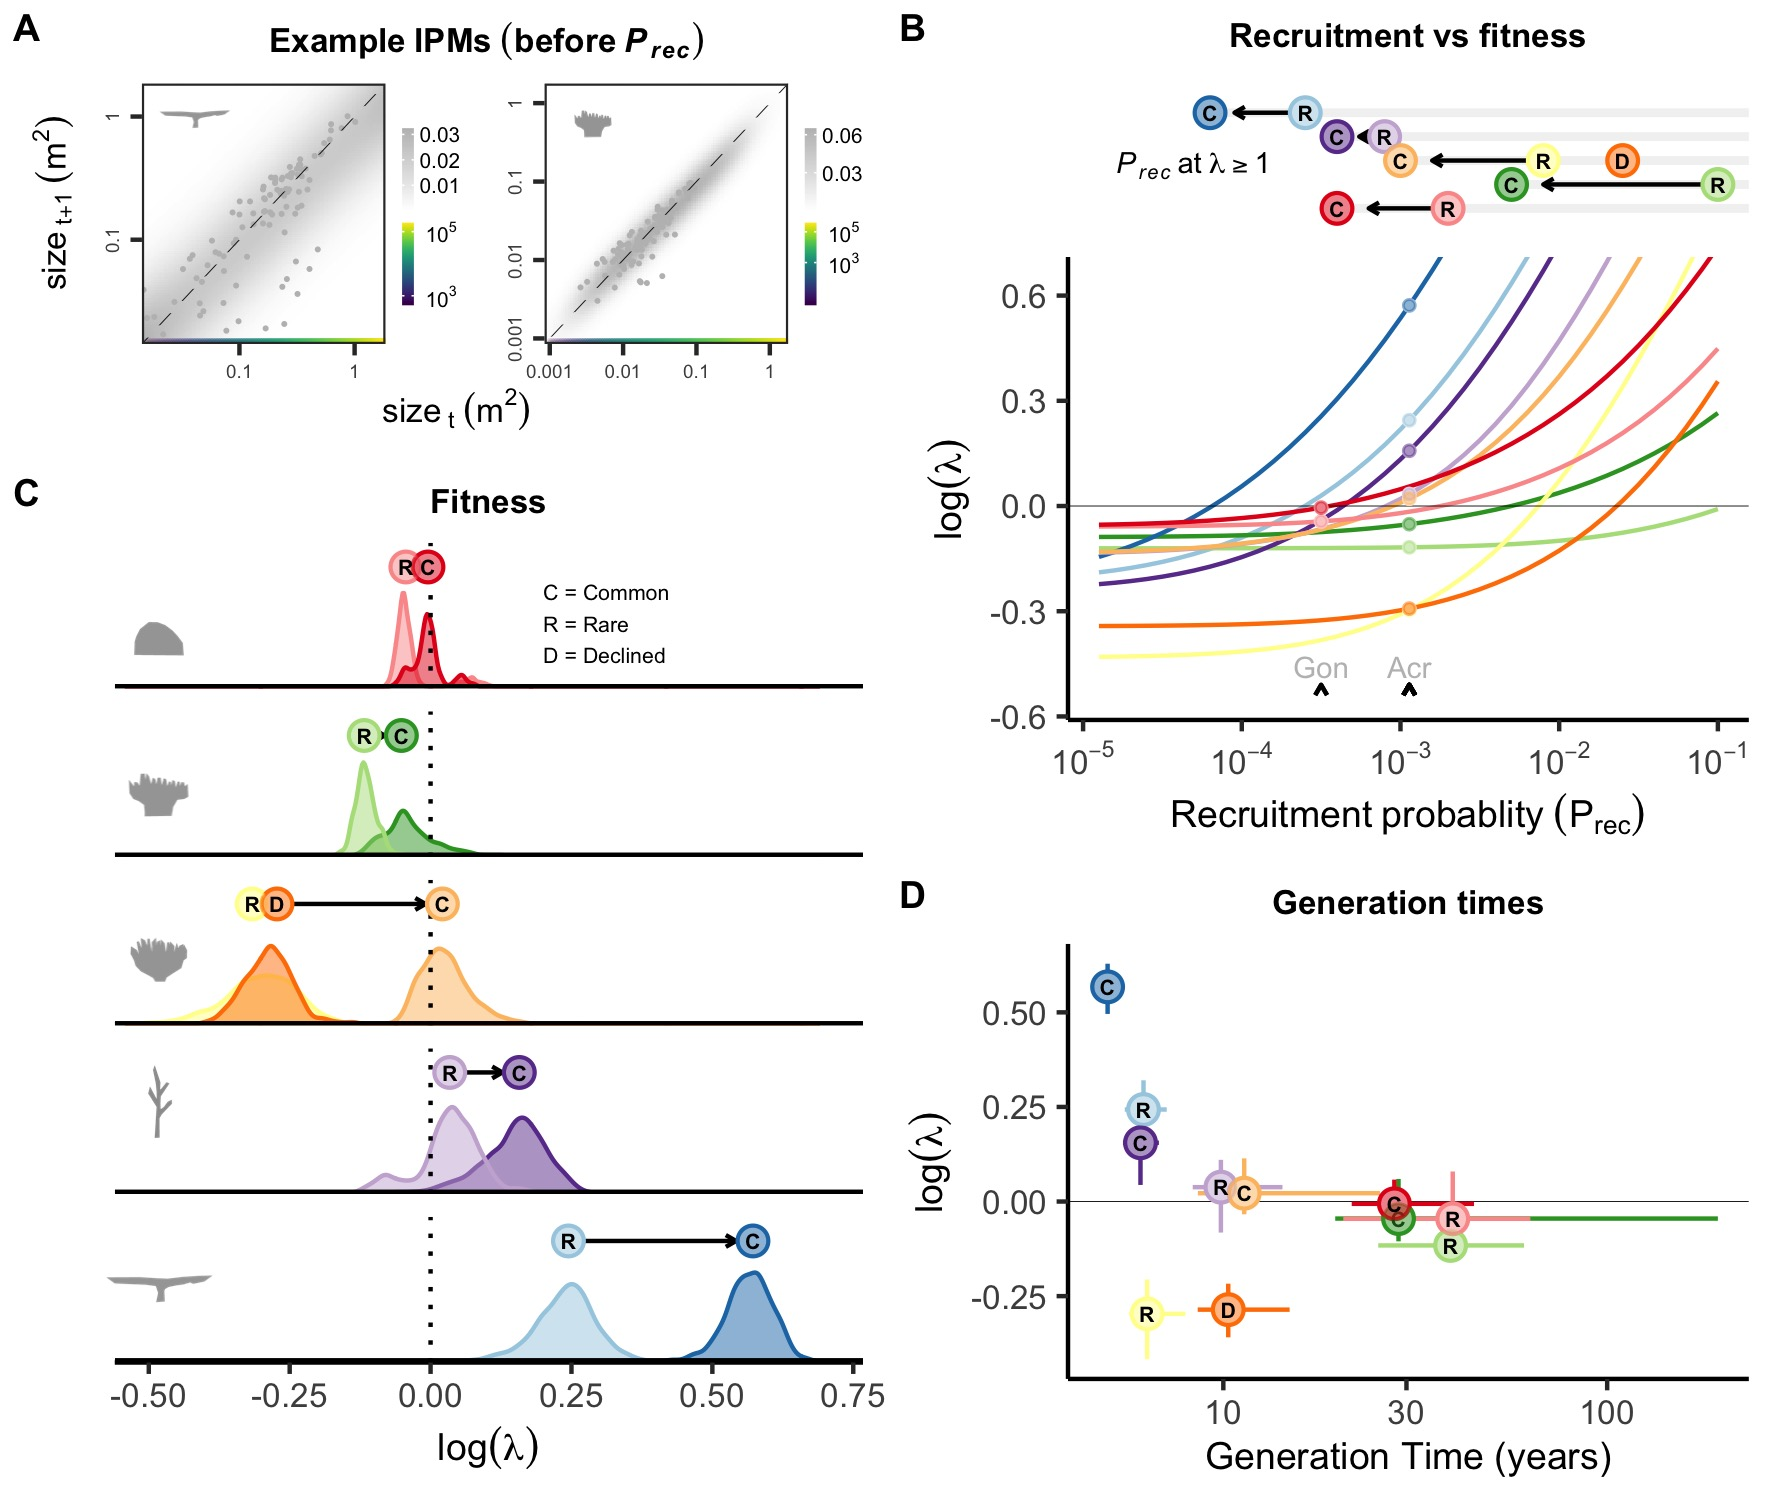

This figure's R source:

source("figs/supp.fig3.R")

examples1 <- 
plot_grid(NULL, plot_grid(NULL, 
plots[["Ahy"]]+theme(legend.position="right", plot.title=element_blank(),legend.box="vertical",legend.spacing.y=unit(0.5,"mm"), legend.margin=margin(0,0,0,-7)),
NULL,
plots[["Ahu"]]+theme(legend.position="right", plot.title=element_blank(),legend.box="vertical",legend.spacing.y=unit(0.5,"mm"), legend.margin=margin(0,0,0,-7)),NULL,
#guides(col="none",fill="none")
ncol=1, rel_heights=c(0.35,1,-0.1,1,0.1))+
draw_label(expression(size[" "*t]~(m^2)), 0.65, 0.08, size=8, hjust=1)+
draw_label(expression(size[" "*t+1]~(m^2)), -0.05, 0.55, size=8, angle=90)+
draw_label("Example IPMs", 0.45, 0.95, fontface="bold", size=8)+
draw_label(expression("("*bold(before)~bolditalic(P[rec])*")"), 0.45, 0.9, fontface="bold", size=8),
nrow=1, rel_widths=c(0.12,1))
examples1

examples2 <- 
plot_grid(NULL,plot_grid(NULL,
plots[["Ahy"]]+ggtitle("Ahy")+theme(legend.position="right", plot.title=element_blank(),legend.box="vertical",legend.spacing.y=unit(0.5,"mm"), legend.margin=margin(0,0,0,-7)),
plots[["Ahu"]]+ggtitle("Adi")+theme(legend.position="right", plot.title=element_blank(),legend.box="vertical", legend.spacing.y=unit(0.5,"mm"), legend.margin=margin(0,0,0,-7)),
nrow=1, rel_widths=c(0.2,1,1))+
draw_label(expression(size[" "*t]~(m^2)), 0.6, 0.14, size=8, hjust=1)+
draw_label(expression(size[" "*t+1]~(m^2)), 0.06, 0.65, size=8, angle=90)+
draw_label(expression(bold(Example~IPMs~(before~bolditalic(P[rec])))), 0.55, 1.05, fontface="bold", size=8), nrow=2, rel_heights=c(0.15,1))
examples2

params$lam.est3 <- aggregate(lam~spp, boot, median)$lam
params$log.lam3 <- log(params$lam.est)
arrows2 <- dcast(params[!params$spp=="Ana", ], morphology~abundance_pair,  value.var="log.lam3")
arrows2$Common2 <- arrows2$Common-0.03
arrows2$Rare2 <- arrows2$Rare+0.02
params$AB <- ifelse(params$abundance_pair=="Rare","R","C")
params$AB[params$spp=="Ana"]<-"D"


boot$morphology <- params$morphology[match(boot$spp, params$spp)]
morph.ord <- c("massive","digitate","corymbose","staghorn","tabular")
boot$morphology <- factor(boot$morphology, levels=morph.ord)
arrows2$morphology <- factor(arrows2$morphology, levels=morph.ord)
params$morphology <- factor(params$morphology, levels=morph.ord)

#arrows2$yaxis <- c(15, 30,38,13,13)
arrows2$yaxis <- c(38, 30,15,13,13)
params$yaxis <- arrows2$yaxis[match(params$morphology, arrows2$morphology)]
arrows2

arrows2$diff <- arrows2$Common - arrows2$Rare

lab.point <- data.frame(morphology="massive", x=c(0.2, 0.2, 0.2), y=c(30, 20, 10), lab = c('C = Common','R = Rare','D = Declined'))
lab.point$morphology <- factor(lab.point$morphology, levels=morph.ord)

params$log.lam3[params$spp=="Ana"]<-
params$log.lam3[params$spp=="Ana"]+0.02
params$log.lam3[params$spp=="Ami"]<-
params$log.lam3[params$spp=="Ami"]-0.02


lam.dens <- plot_grid(NULL, ggplot(boot)+
geom_segment(data=arrows2, aes(x=-Inf, xend=Inf, y=yaxis*1.2, yend=yaxis*1.2), col="white")+
geom_segment(data=arrows2, aes(y=yaxis, yend=yaxis, x=Rare2, xend=Common2), arrow=arrow(length=unit(1, "mm")))+
geom_text(data=lab.point, aes(x,y, label=lab), size=1.8, hjust=0, nudge_y=0.3)+
geom_density(aes(x=log(lam), col=spp, fill=spp), alpha=0.5)+
geom_vline(xintercept=0, linetype="dotted")+
geom_point(data=params, aes(log.lam3, yaxis,col=spp), shape=21, size=3, stroke=0.7, fill="white")+
geom_point(data=params, aes(log.lam3, yaxis, col=spp), size=3, alpha=0.5)+
geom_text(data=params[!params$spp=="Ana",], aes(log.lam3, yaxis, label=AB), size=1.8, fontface="bold")+
geom_text(data=params[params$spp=="Ana",], aes(log.lam3, yaxis, label="D"), size=1.8, fontface="bold")+
#geom_hline(yintercept=0, size=1, col="white")+
geom_hline(yintercept=-0.1, size=1, col="black")+
#scale_y_sqrt(expand=c(0,0))+
scale_y_continuous(expand=c(0,0))+
#lims(x=c(min(boot$lam), max(boot$lam)))+
ggtitle(expression(bold(Fitness)))+
xlim(c(min(log(boot$lam)), max(log(boot$lam))-0.02))+
coord_cartesian(xlim=c(-0.5, max(log(boot$lam))))+
#scale_x_log10(limits=c(min(boot$lam), max(boot$lam)))+
facet_wrap(~morphology, ncol=1, scales="free_y", strip.position="left")+
labs(y="Density", x=expression(log(lambda)))+
scale_colour_manual(values=cols)+scale_fill_manual(values=cols)+
guides(fill="none", col="none")+
theme_classic()+theme(strip.text=element_blank(), strip.background=element_blank(), axis.text.y=element_blank(), axis.title.y=element_blank(), axis.line.y=element_blank(), axis.ticks.y=element_blank(), axis.text.x=element_text(size=8), axis.title.x=element_text(size=9),plot.title=element_text(size=8, hjust=0.5, face="bold")), nrow=1, rel_widths=c(0.1,1))
lam.dens

plot_grid(examples1, lam.dens, nrow=1, rel_widths=c(0.5, 1))

r.long$label <-ifelse(r.long$variable=="rec.tran", "Transects","Constant")
#r.long$label <- factor(r.long$label, levels=c("Fitted","Constant"))
params$genus <- ifelse(params$family=="Acroporidae", "Acr","Gon")


arrows <- dcast(params[!params$spp=="Ana", ], morphology~abundance_pair,  value.var="rec.one")
arrows$Common2 <- 10^(log10(arrows$Common)+0.2)
arrows$Rare2 <- arrows$Rare
arrows[arrows$morphology %in% c("staghorn", "tabular"),c("Rare2","Common2")] <- arrows[arrows$morphology %in% c("staghorn", "tabular"),c("Rare","Common")]

arrows$diff <-   arrows$Rare/arrows$Common


storeDET2 <- storeDET[storeDET$rec>1*10^-5 & storeDET$rec<2*10^-1,]

rechange <- ggplot()+geom_line(data=storeDET2, aes(rec, log(lam), col=spp))+
scale_x_log10(limits=c(min(storeDET2$rec),max(storeDET2$rec)), breaks=c(10^-5, 10^-4,10^-3,10^-2, 10^-1), labels=c(
		expression(10^-5), expression(10^-4), expression(10^-3),expression(10^-2), expression(10^-1)))+
geom_hline(yintercept=0, size=0.1)+
geom_point(data=params, aes(x=rec.mean, y=log(lam.est2)), size=1, col="white")+
geom_point(data=params, aes(x=rec.mean, y=log(lam.est2), col=spp, fill=spp), size=1, alpha=0.5)+
labs(x=expression(Recruitment~probablity~(P[rec])))+
#geom_segment(data=NULL, aes(y=-0.55, yend=-0.55, x=min(params$rec.tran), xend=max(params$rec.tran)), col="grey85")+
#geom_segment(data=NULL, aes(y=-0.54, yend=-0.56, x=min(params$rec.tran), xend=min(params$rec.tran)), col="grey85")+
#geom_segment(data=NULL, aes(y=-0.54, yend=-0.56, x=max(params$rec.tran), xend=max(params$rec.tran)), col="grey85")+
#geom_label(data=NULL, aes(x=params$rec.mean[1], y=-0.55), label="range", hjust=0.65, size=2, col="grey", label.size=0)+
geom_segment(data=params[params$family=="Acroporidae",], aes(x=rec.mean, xend=rec.mean,y=-0.52, yend=-0.51), arrow=arrow(length=unit(1, "mm") ))+
geom_segment(data=params[params$family=="Merulinidae",], aes(x=rec.mean, xend=rec.mean,y=-0.52, yend=-0.51), arrow=arrow(length=unit(1, "mm") ))+
geom_text(data=NULL, aes(x=params$rec.mean[1], y=-0.46), label="Acr", size=2.5, col="grey")+
geom_text(data=NULL, aes(x=params$rec.mean[11], y=-0.46), label="Gon", size=2.5,col="grey")+
#geom_text(data=NULL, aes(x=params$rec.mean[1], y=-0.55), label=expression(italic(P[rec])~~range), hjust=0.65, size=2, col="grey")+
guides(col="none", fill="none")+
theme_classic()+
labs(x=expression(Recruitment~probablity~(P[rec])), y=expression(log(lambda)))+
coord_cartesian(ylim=c(-0.55,0.65))+
scale_colour_manual(values=cols)+scale_fill_manual(values=cols)+
theme( plot.background=element_blank(), axis.text=element_text(size=8), axis.title=element_text(size=9), plot.title=element_text(size=8, hjust=0.5, face="bold"), panel.background=element_blank())
rechange 

arrows$Common2[arrows$morphology=="tabular"] <- 9*10^-05
arrows$Common2[arrows$morphology=="staghorn"] <- 5.5*10^-04 

growplot <- ggplot()+
geom_segment(data=arrows, aes(y=morphology, yend=morphology, x=1, xend=Common), col="grey95", size=1)+
geom_segment(data=arrows, aes(y=morphology, yend=morphology, x=Rare2, xend=Common2), arrow=arrow(length=unit(1, "mm")))+
#geom_point(aes(fill=spp), shape=21, size=3, stroke=0.1)+
geom_point(data=params, aes(rec.one, morphology,col=spp), shape=21, size=3, stroke=0.7, fill="white")+
geom_point(data=params, aes(rec.one, morphology, col=spp), size=3, alpha=0.5)+
scale_x_log10(limits=c(min(storeDET2$rec),1), breaks=c(10^-5, 10^-4,10^-3,10^-2, 10^-1), labels=c(
		expression(10^-5), expression(10^-4), expression(10^-3),expression(10^-2), expression(10^-1)))+
		coord_cartesian(xlim=c(min(storeDET2$rec),max(storeDET2$rec)))+
scale_colour_manual(values=cols)+scale_fill_manual(values=cols)+
guides(fill="none", col="none")+
#geom_text(data=NULL, aes(y="tabular", x=10^-2, label='C = Common'), size=1.8, hjust=0, nudge_y=0.3)+
#geom_text(data=NULL, aes(y="tabular", x=10^-2, label='R = Rare'), size=1.8, hjust=0, nudge_y=-0.3)+
#geom_text(data=NULL, aes(y="tabular", x=10^-2, label='D = Declined'), size=1.8, hjust=0, nudge_y=-0.9)+
#geom_text(data=NULL, aes(y=2.5, x=min(storeDET2$rec), label="Recruitment needed\nfor population growth"), hjust=0, size=2.5)+
theme_classic()+
ggtitle("Recruitment vs fitness")+
geom_text(data=params[!params$spp=="Ana",], aes(rec.one, morphology, label=AB), size=1.8, fontface="bold")+
geom_text(data=params[params$spp=="Ana",], aes(rec.one, morphology, label="D"), size=1.8, fontface="bold")+
scale_y_discrete(expand=c(0.3,0.3))+
labs(x=expression(Recruitment~probablity~(P[rec])))+ 
#labs(subtitle="Recruitment needed\nfor population growth")+
theme(plot.subtitle=element_text( size=7, hjust=1, vjust=-5), axis.title.y=element_blank(), axis.title=element_blank(),axis.text=element_blank(), plot.background=element_blank(), plot.title=element_text(size=8, hjust=0.5, face="bold"), panel.background=element_blank(), axis.line=element_blank(),axis.ticks=element_blank())
growplot

GTplot<- ggplot(boot, aes(GT, log(lam)))+
geom_hline(yintercept=0, size=0.1)+
geom_segment(data=params, aes(x=GT, xend=GT, y=log(lam.sd1), yend=log(lam.sd2), col=spp), size=0.5)+
geom_segment(data=params, aes(x=GT.sd1, xend=GT.sd2, y=log(lam.mn), yend=log(lam.mn), col=spp), size=0.5)+
geom_point(data=params, aes(GT, log(lam.mn),col=spp), shape=21, size=3, stroke=0.7, fill="white")+
geom_text(data=params[params$spp=="Adi",], aes(GT, log(lam.mn), label=AB), size=1.8, fontface="bold")+
geom_point(data=params, aes(GT, log(lam.mn), col=spp), size=3, alpha=0.5)+
#geom_point(shape=21, aes(col=spp), alpha=0.2)+
#coord_cartesian(xlim=c(min(boot$GT),100))+
scale_colour_manual(values=cols)+
scale_fill_manual(values=cols)+
scale_x_log10()+
geom_text(data=params[!params$spp=="Adi",], aes(GT, log(lam.mn), label=AB), size=1.8, fontface="bold")+
guides(col="none", fill="none")+
theme_classic()+
ggtitle("Generation times")+
labs(x="Generation Time (years)", y=expression(log(lambda)))+theme(plot.title=element_text(size=8, hjust=0.5, face="bold"), axis.title=element_text(size=9), axis.text=element_text(size=8))
GTplot



figCD <- plot_grid(growplot,ggplot()+theme_void(),rechange, GTplot,
ncol=1, rel_heights=c(0.44,-0.07,1, 1), align="v", axis="lr", labels=c("B","","","D"), label_size=9)
#figCD

fig.2 <- plot_grid(plot_grid(examples2, lam.dens, nrow=2, rel_heights=c(0.45, 1), labels=c("A","C"), label_size=9),figCD, nrow=1, rel_widths=c(1,1))+
annotation_custom(dig,0.29,0.38,0.905,0.93)+
annotation_custom(tab,0.09,0.13,0.9,0.94)+
annotation_custom(mas,0.05,0.13,0.56,0.59)+
annotation_custom(dig,0.05,0.13,0.45,0.49)+
annotation_custom(cor,0.05,0.13,0.34,0.38)+
annotation_custom(brn,0.04,0.14,0.24,0.29)+
annotation_custom(tab,0.06,0.12,0.125,0.155)+
#draw_text("Recruitment needed\nfor pop. growth", 0.55, 0.895, hjust=0, size=6.5)+
draw_label(x=0.63, y=0.89, label=expression(italic(P[rec])~at~lambda>=1), hjust=0, size=7)
#draw_label(x=0.9, y=0.955, label=expression(italic(P[rec])~at~lambda>=1), hjust=0, size=7.5)
#draw_label(x=0.655, y=0.882, label=expression((lambda>=1)), hjust=0, size=6.5)
fig.2
